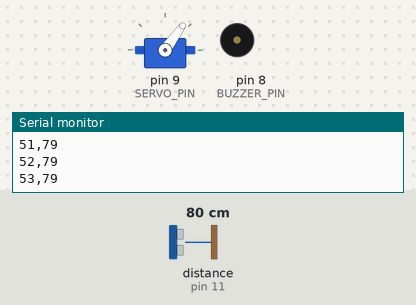
Bench run of a sketch on a simulated Arduino Uno, built with avr-gcc and run on an emulated ATmega328P. Parts: servo, buzzer (waves = sounding), the last lines printed to the serial monitor. Wiring (inferred from the names in the program): ultrasonic range finder: trigger pin 10; echo pin 11. Inputs (shaded band) come from the test bench; at power-on: distance to the obstacle (sensor on pin 11) 80 cm. The echo pulse lasts 58.3 µs per cm.

Above: at 1.5 s.
1.6 s: distance to the obstacle (sensor on pin 11) set to 2 cm
At 2.9 s:
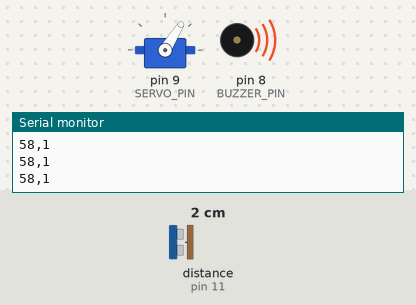
4.6 s: distance to the obstacle (sensor on pin 11) set to 18 cm
At 4.75 s:
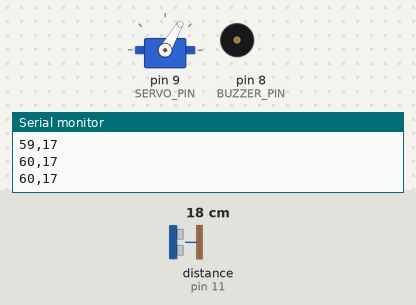
7.6 s: distance to the obstacle (sensor on pin 11) set to 35 cm
At 8.34 s:
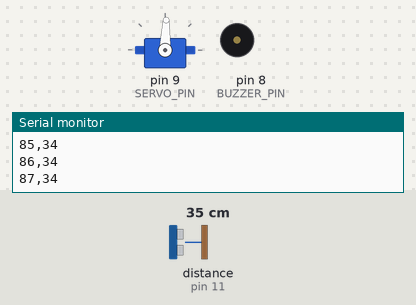
10.6 s: distance to the obstacle (sensor on pin 11) set to 4 cm
13.6 s: distance to the obstacle (sensor on pin 11) set to 28 cm
At 13.78 s:
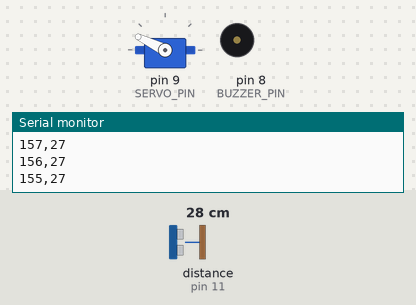
Timing chart, 0 to 27.7 s (numbered marks = the images above; inputs shaded):
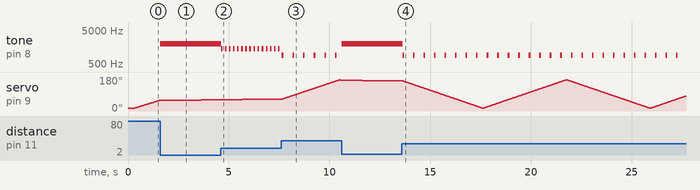

Measured:
- after the input at 1.6 s, tone on pin 8 (BUZZER_PIN): silent → 2000 Hz at once
- after the input at 4.6 s, tone on pin 8 (BUZZER_PIN): alternates 1400 Hz for 0.08 s and silent for 0.12 s, starting at once
- after the input at 7.6 s, tone on pin 8 (BUZZER_PIN): alternates 900 Hz for 0.08 s and silent for 0.45 s, starting at once
- after the input at 13.6 s, tone on pin 8 (BUZZER_PIN): alternates 900 Hz for 0.08 s and silent for 0.44 s, starting at once

The sketch:

ultrasonic_radar.ino
```cpp
/*
  Project: Arduino Uno Ultrasonic Radar System with HTML Dashboard
  Board: Arduino Uno
  Sensor: HC-SR04
  Actuator: SG90 servo
  Alert: Passive piezo buzzer (tone variation supported)

  Pin map:
    HC-SR04 TRIG -> D10
    HC-SR04 ECHO -> D11
    SG90 signal  -> D9
    Buzzer       -> D8
    Common GND   -> GND

  Serial protocol at 9600 baud:
    angle,distance_cm\n

  Behaviour:
    - Sweeps from 15 to 165 degrees and back.
    - Pauses at a direction when an object is closer than 20 cm.
    - During the pause, rechecks for up to 1 second and resumes early
      if the object moves beyond 25 cm.
    - Buzzer pattern changes with distance without long blocking delays.

  Note: Use a suitable regulated 5 V supply for the servo if required.
  Connect external supply GND to Arduino GND.
*/

#include <Servo.h>

Servo radarServo;

const byte TRIG_PIN = 10;
const byte ECHO_PIN = 11;
const byte SERVO_PIN = 9;
const byte BUZZER_PIN = 8;

const int MIN_ANGLE = 15;
const int MAX_ANGLE = 165;
const int CLOSE_HOLD_THRESHOLD_CM = 20;
const int RELEASE_THRESHOLD_CM = 25;
const unsigned long HOLD_TIME_MS = 1000;
const unsigned long HOLD_SAMPLE_INTERVAL_MS = 60;

int getDistanceCm() {
  digitalWrite(TRIG_PIN, LOW);
  delayMicroseconds(2);
  digitalWrite(TRIG_PIN, HIGH);
  delayMicroseconds(10);
  digitalWrite(TRIG_PIN, LOW);

  const unsigned long duration = pulseIn(ECHO_PIN, HIGH, 30000UL);

  if (duration == 0) {
    return 400; // No echo / out of range sentinel for the dashboard.
  }

  return (int)(duration * 0.0343f / 2.0f);
}

void sendReading(int angle, int distanceCm) {
  Serial.print(angle);
  Serial.print(',');
  Serial.println(distanceCm);
}

// Non-blocking alert pattern. A passive piezo buzzer is required for
// meaningful pitch variation with tone(). Active buzzer modules may
// sound at a fixed pitch regardless of the tone frequency.
void updateBuzzer(int distanceCm) {
  static unsigned long lastToggleMs = 0;
  static bool buzzerOn = false;
  static int previousBand = -1;

  int band;
  unsigned int frequency;
  unsigned long beepOnMs;
  unsigned long beepOffMs;

  if (distanceCm > 50) {
    band = 0;
    frequency = 0;
    beepOnMs = 0;
    beepOffMs = 0;
  } else if (distanceCm > 20) {
    band = 1;
    frequency = 900;
    beepOnMs = 80;
    beepOffMs = 420;
  } else if (distanceCm > 10) {
    band = 2;
    frequency = 1400;
    beepOnMs = 80;
    beepOffMs = 120;
  } else {
    band = 3;
    frequency = 2000;
    beepOnMs = 1;
    beepOffMs = 0;
  }

  if (band != previousBand) {
    previousBand = band;
    lastToggleMs = millis();
    buzzerOn = false;

    if (band == 0) {
      noTone(BUZZER_PIN);
      return;
    }

    if (band == 3) {
      tone(BUZZER_PIN, frequency);
      buzzerOn = true;
      return;
    }

    tone(BUZZER_PIN, frequency);
    buzzerOn = true;
    return;
  }

  if (band == 0) {
    noTone(BUZZER_PIN);
    return;
  }

  if (band == 3) {
    if (!buzzerOn) {
      tone(BUZZER_PIN, frequency);
      buzzerOn = true;
    }
    return;
  }

  const unsigned long now = millis();
  const unsigned long interval = buzzerOn ? beepOnMs : beepOffMs;

  if (now - lastToggleMs >= interval) {
    lastToggleMs = now;
    buzzerOn = !buzzerOn;

    if (buzzerOn) {
      tone(BUZZER_PIN, frequency);
    } else {
      noTone(BUZZER_PIN);
    }
  }
}

void scanAtAngle(int angle) {
  radarServo.write(angle);
  delay(25); // Allow the servo to move before taking the measurement.

  int distanceCm = getDistanceCm();
  sendReading(angle, distanceCm);
  updateBuzzer(distanceCm);

  if (distanceCm < CLOSE_HOLD_THRESHOLD_CM) {
    const unsigned long holdStart = millis();
    unsigned long lastSample = holdStart;

    while (millis() - holdStart < HOLD_TIME_MS) {
      updateBuzzer(distanceCm);

      if (millis() - lastSample >= HOLD_SAMPLE_INTERVAL_MS) {
        lastSample = millis();
        distanceCm = getDistanceCm();
        sendReading(angle, distanceCm);
        updateBuzzer(distanceCm);

        if (distanceCm > RELEASE_THRESHOLD_CM) {
          break;
        }
      }
    }
  }
}

void setup() {
  Serial.begin(9600);

  pinMode(TRIG_PIN, OUTPUT);
  pinMode(ECHO_PIN, INPUT);
  pinMode(BUZZER_PIN, OUTPUT);

  digitalWrite(TRIG_PIN, LOW);
  noTone(BUZZER_PIN);

  radarServo.attach(SERVO_PIN);
  radarServo.write(MIN_ANGLE);
  delay(300);
}

void loop() {
  for (int angle = MIN_ANGLE; angle <= MAX_ANGLE; angle++) {
    scanAtAngle(angle);
  }

  for (int angle = MAX_ANGLE; angle >= MIN_ANGLE; angle--) {
    scanAtAngle(angle);
  }
}
```
